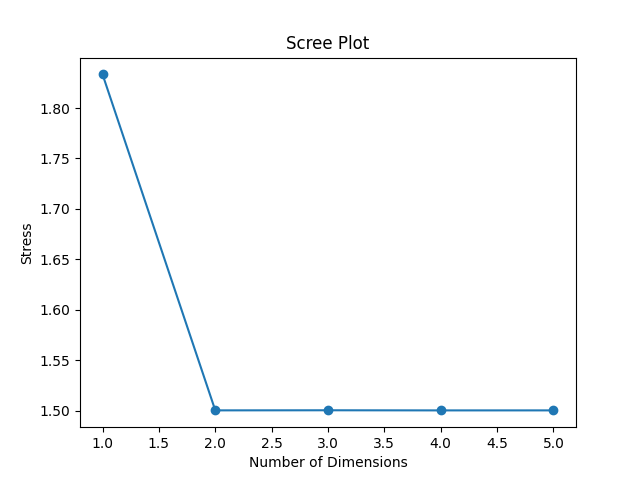

Write Python code to recreate this figure.
import utils
import numpy as np
import matplotlib.pyplot as plt


def scree_plot(dm, max_dim):
	#Get correspondent stress for different dimension option
	stresses = utils.get_stress_for_different_dimensions(dm, 5)

	# Plot the results
	plt.figure()
	plt.plot(list(range(1, max_dim + 1)), stresses, marker = "o")
	plt.title("Scree Plot")
	plt.xlabel("Number of Dimensions")
	plt.ylabel("Stress")
	plt.savefig("scree_plot_example.png")
	plt.show()



if __name__ == "__main__":

	# Example similarity matrix
	dm = np.ones((3,3))
	
	scree_plot(dm, 5)